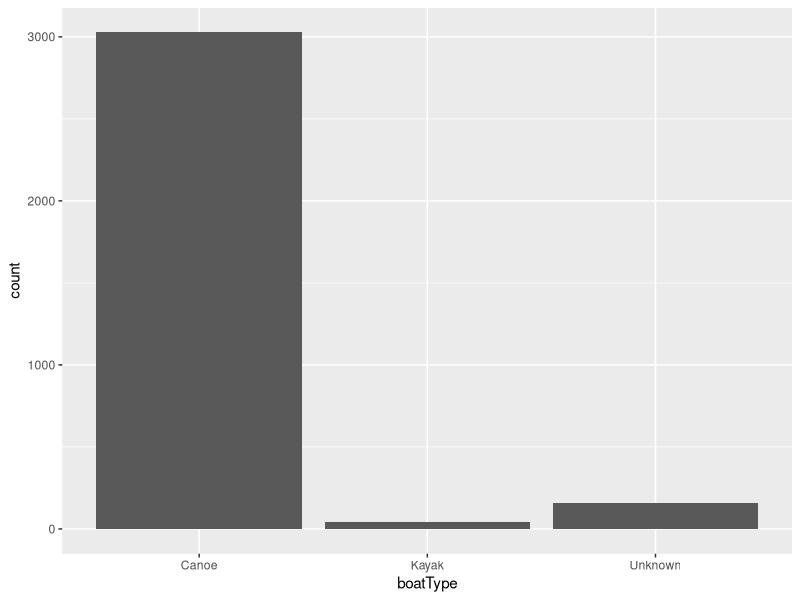

Recreate this plot in R. (Note: this script raises an error after producing the figure.)
## ---- chunk 1
library(tidyverse)
library(readr)
library(dplyr)
library(ggplot2)

clinton_full <- read_csv("phoebechar/canoeing/clinton/full_clinton.csv")
## ---- chunk 2

## ---- chunk 3
ggplot(clinton_full, aes(x = boatType)) +
  geom_bar()
## ---- chunk 4
ggplot(kenduskeag_full, aes(x = boatType)) +
  geom_bar(colour = "darkslategrey", fill = "darkseagreen")
## ---- chunk 5
ggplot(kenduskeag_full, aes(y = boatType)) +
  geom_bar(colour = "darkslategrey", fill = "darkseagreen")
## ---- chunk 6
ggplot(kenduskeag_full, aes(x = time)) +
  geom_histogram()
## ---- chunk 7
ggplot(kenduskeag_full, aes(x = time)) +
  geom_histogram(bins = 17)
## ---- chunk 8
ggplot(kenduskeag_full, aes(x = time)) +
  geom_histogram() +
  geom_freqpoly()
## ---- chunk 9
ggplot(kenduskeag_full, aes(x = courseID)) +
  geom_bar(position = "fill", aes(fill = boatType))
## ---- chunk 10
kenduskeag_attend <- kenduskeag_full |> group_by(year, bib) |> slice(1) |> ungroup() |> group_by(year) |> summarise(n_boats = n())
## ---- chunk 11
ggplot(kenduskeag_attend, aes(x = year, y = n_boats)) +
  geom_col()
## ---- chunk 12
ggplot(kenduskeag_full, aes(x = boatType, y = time)) +
  geom_violin(color = "hotpink", fill = "pink")
